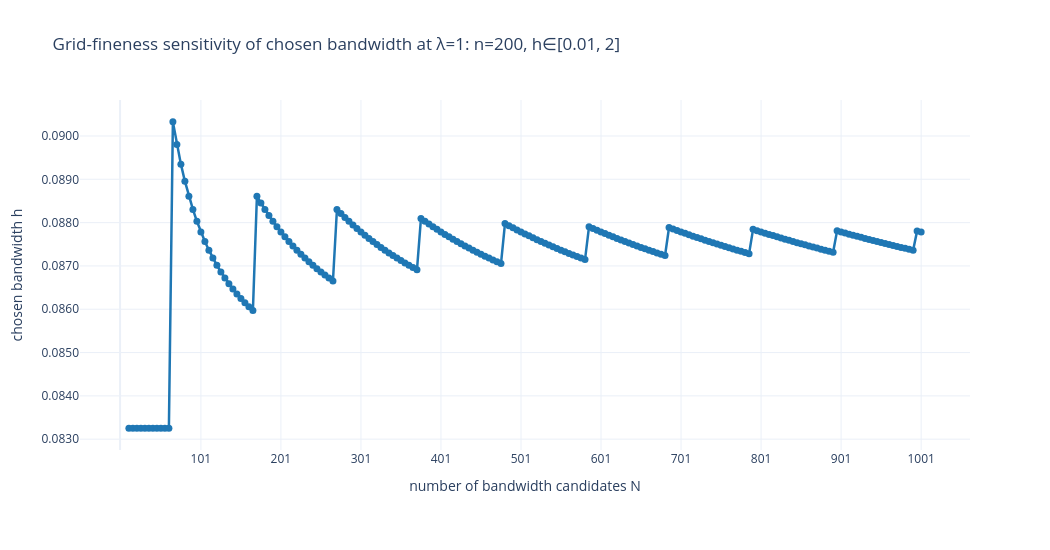

Source (notebook cell):
### Markdown cell above
### Grid-fineness sensitivity at $\lambda=1$

This experiment reuses the same fixed sample and bandwidth interval while varying the number $N=11,16,\ldots,1001$ of geometrically spaced bandwidth candidates. It plots $N$ against the chosen bandwidth $h$ at $\lambda=1$. The hover information also reports the selected grid index and normalized grid position.

### Code cell
stationary_example_grid_fineness_lambda = 1.0
stationary_example_grid_fineness_N_values = np.arange(
    11, 1002, 5, dtype=int
)
stationary_example_grid_fineness_tick_values = np.arange(
    101, 1002, 100, dtype=int
)
stationary_example_grid_fineness_selected_indices = np.empty(
    len(stationary_example_grid_fineness_N_values), dtype=int
)
stationary_example_grid_fineness_selected_bandwidths = np.empty(
    len(stationary_example_grid_fineness_N_values), dtype=float
)

for position, current_N in enumerate(
    stationary_example_grid_fineness_N_values
):
    current_grid = bandwidth_grid_linear_in_psi_beta(
        h_min=stationary_example_h_min,
        h_max=stationary_example_h_max,
        beta=2.0,
        grid_size=int(current_N),
    )
    current_similarity = beta2_similarity_matrix_fft(
        samples=stationary_example_samples,
        h_grid=current_grid,
        tau=stationary_example_grid_fineness_lambda,
        half_width=stationary_example_half_width,
        spatial_points=stationary_example_spatial_points,
    )
    current_stationary_mass = doob_stationary_mass(
        current_similarity
    )
    current_selected_index = int(
        np.argmax(current_stationary_mass)
    )
    stationary_example_grid_fineness_selected_indices[
        position
    ] = current_selected_index
    stationary_example_grid_fineness_selected_bandwidths[
        position
    ] = current_grid[current_selected_index]

stationary_example_grid_fineness_normalized_indices = (
    stationary_example_grid_fineness_selected_indices
    / (stationary_example_grid_fineness_N_values - 1)
)
stationary_example_grid_fineness_customdata = np.column_stack(
    (
        stationary_example_grid_fineness_selected_indices,
        stationary_example_grid_fineness_normalized_indices,
    )
)

stationary_example_grid_fineness_figure = go.Figure(
    go.Scatter(
        x=stationary_example_grid_fineness_N_values,
        y=stationary_example_grid_fineness_selected_bandwidths,
        customdata=stationary_example_grid_fineness_customdata,
        mode="lines+markers",
        line=dict(color="#1f77b4", width=2.5),
        marker=dict(size=7),
        hovertemplate=(
            "N=%{x}"
            "<br>chosen bandwidth h=%{y:.6g}"
            "<br>chosen grid index=%{customdata[0]:.0f}"
            "<br>normalized index=%{customdata[1]:.6f}"
            "<extra></extra>"
        ),
    )
)
stationary_example_grid_fineness_figure.update_xaxes(
    title_text="number of bandwidth candidates N",
    tickmode="array",
    tickvals=stationary_example_grid_fineness_tick_values,
)
stationary_example_grid_fineness_figure.update_yaxes(
    title_text="chosen bandwidth h",
    tickformat=".4f",
)
stationary_example_grid_fineness_figure.update_layout(
    width=1050,
    height=550,
    template="plotly_white",
    showlegend=False,
    margin=dict(t=100, b=100),
)
stationary_example_grid_fineness_figure.show()

### Figure 1 — Plotly figure (JSON) as saved in the notebook; plotly's stock layout.template omitted (floating-point values rounded to 4 significant figures; data arrays with more than 128 entries replaced by an {"elided": "..."} marker saying what was removed)
{"data": [{"customdata": {"elided": "199x2 float values"}, "hovertemplate": "N=%{x}<br>chosen bandwidth h=%{y:.6g}<br>chosen grid index=%{customdata[0]:.0f}<br>normalized index=%{customdata[1]:.6f}<extra></extra>", "line": {"color": "#1f77b4", "width": 2.5}, "marker": {"size": 7}, "mode": "lines+markers", "type": "scatter", "x": {"elided": "199 int values"}, "y": {"elided": "199 float values"}}], "layout": {"height": 550, "margin": {"b": 100, "t": 100}, "showlegend": false, "title": {"text": "Grid-fineness sensitivity of chosen bandwidth at λ=1: n=200, h∈[0.01, 2]"}, "width": 1050, "xaxis": {"tickmode": "array", "tickvals": [101, 201, 301, 401, 501, 601, 701, 801, 901, 1001], "title": {"text": "number of bandwidth candidates N"}}, "yaxis": {"tickformat": ".4f", "title": {"text": "chosen bandwidth h"}}}}
